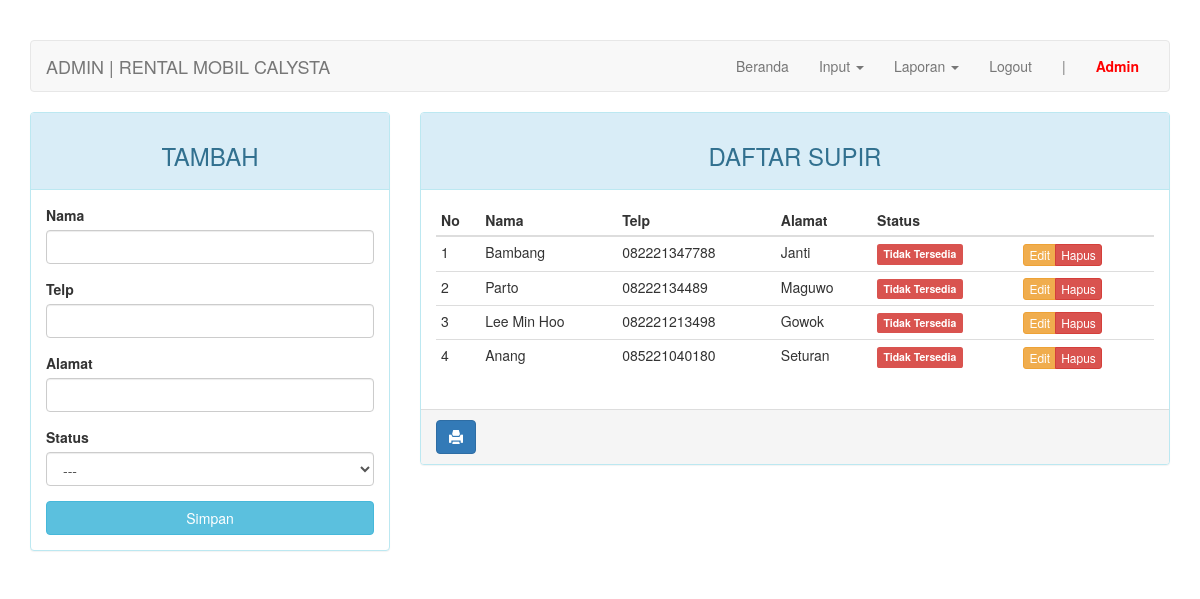
Page /admin/index.php?page=supir (signed in) on the earlier database version.
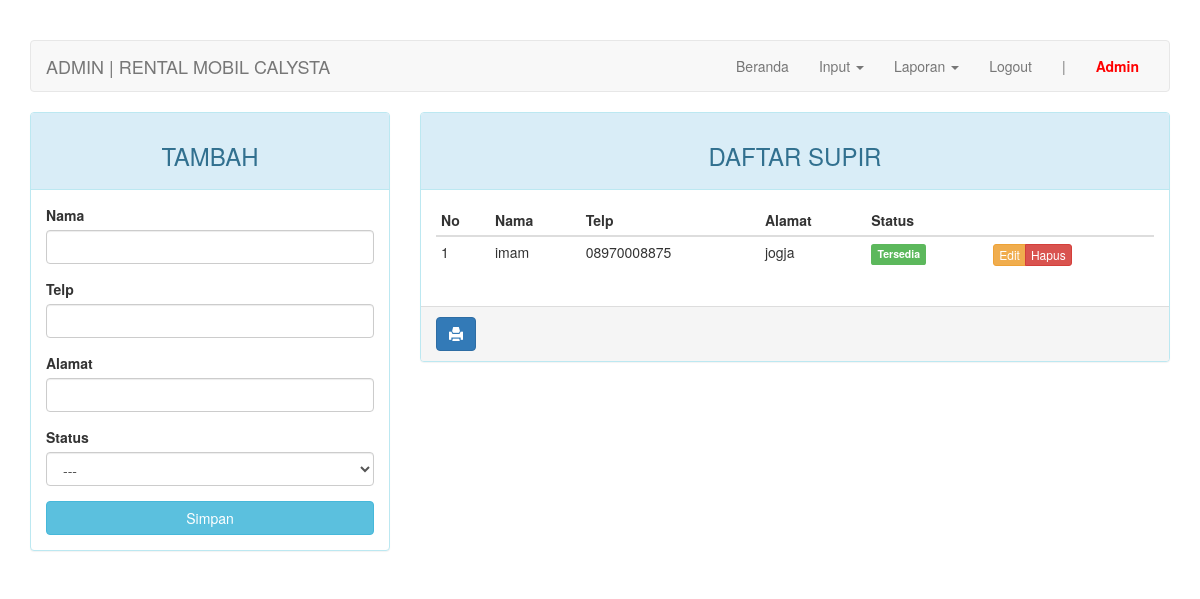
Same page on the later database version.
### tables this page shows
CREATE TABLE `supir` (
  `id_supir` int(11) NOT NULL,
  `nama` varchar(30) NOT NULL,
  `telp` char(12) NOT NULL,
  `alamat` varchar(50) NOT NULL,
  `status` enum('0','1') NOT NULL
);

### admin/page/supir.php (the view, shortened to what this page needs)
<?php
$update = (isset($_GET['action']) AND $_GET['action'] == 'update') ? true : false;
?>
<div class="row">
	<div class="col-md-4 hidden-print">
	    <div class="panel panel-<?= ($update) ? "warning" : "info" ?>">
	        <div class="panel-heading"><h3 class="text-center"><?= ($update) ? "EDIT" : "TAMBAH" ?></h3></div>
	        <div class="panel-body">
	            <form action="<?=$_SERVER['REQUEST_URI']?>" method="POST">
	                <div class="form-group">
	                    <label for="nama">Nama</label>
	                    <input type="text" name="nama" class="form-control" <?= (!$update) ?: 'value="'.$row["nama"].'"' ?>>
	                </div>
	                <div class="form-group">
	                    <label for="telp">Telp</label>
	                    <input type="text" name="telp" class="form-control" <?= (!$update) ?: 'value="'.$row["telp"].'"' ?>>
	                </div>
	                <div class="form-group">
	                    <label for="alamat">Alamat</label>
	                    <input type="text" name="alamat" class="form-control" <?= (!$update) ?: 'value="'.$row["alamat"].'"' ?>>
	                </div>
	                <div class="form-group">
	                    <label for="status">Status</label>
											<select class="form-control" name="status">
												<option>---</option>
											</select>
	                </div>
	                <button type="submit" class="btn btn-<?= ($update) ? "warning" : "info" ?> btn-block">Simpan</button>
	            </form>
	        </div>
	    </div>
	</div>
	<div class="col-md-8">
	    <div class="panel panel-info">
	        <div class="panel-heading"><h3 class="text-center">DAFTAR SUPIR</h3></div>
	        <div class="panel-body">
	            <table class="table table-condensed">
	                <thead>
	                    <tr>
	                        <th>No</th>
	                        <th>Nama</th>
	                        <th>Telp</th>
	                        <th>Alamat</th>
	                        <th>Status</th>
	                        <th class="hidden-print"></th>
	                    </tr>
	                </thead>
	                <tbody>
	                    <?php $no = 1; ?>
	                    <?php if ($query = $connection->query("SELECT * FROM supir")): ?>
	                        <?php while($row = $query->fetch_assoc()): ?>
	                        <tr>
	                            <td><?=$no++?></td>
															<td><?=$row['nama']?></td>
															<td><?=$row['telp']?></td>
															<td><?=$row['alamat']?></td>
															<td><span class="label label-<?=($row['status']) ? "success" : "danger" ?>"><?=($row['status']) ? "Tersedia" : "Tidak Tersedia" ?></span></td>
	                            <td class="hidden-print">
	                                <div class="btn-group">
	                                    <a href="?page=supir&action=update&key=<?=$row['id_supir']?>" class="btn btn-warning btn-xs">Edit</a>
	                                    <a href="?page=supir&action=delete&key=<?=$row['id_supir']?>" class="btn btn-danger btn-xs">Hapus</a>
	                                </div>
	                            </td>
	                        </tr>
	                        <?php endwhile ?>
	                    <?php endif ?>
	                </tbody>
	            </table>
	        </div>
			    <div class="panel-footer hidden-print">
			        <a onClick="window.print();return false" class="btn btn-primary"><i class="glyphicon glyphicon-print"></i></a>
			    </div>
	    </div>
	</div>
</div>

Differences in the rows shown:
removed supir: nama "Bambang", telp "082221347788", alamat "Janti", status "Tidak Tersedia"
removed supir: nama "Parto", telp "08222134489", alamat "Maguwo", status "Tidak Tersedia"
removed supir: nama "Lee Min Hoo", telp "082221213498", alamat "Gowok", status "Tidak Tersedia"
removed supir: nama "Anang", telp "085221040180", alamat "Seturan", status "Tidak Tersedia"
added supir: nama "imam", telp "08970008875", alamat "jogja", status "Tersedia"
